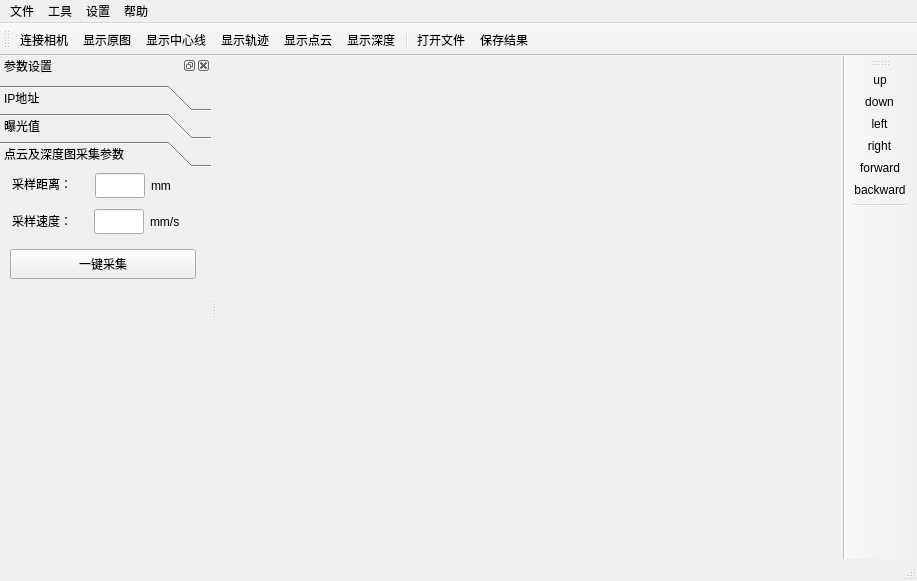
<?xml version="1.0" encoding="UTF-8"?>
<ui version="4.0">
 <class>MainWindow</class>
 <widget class="QMainWindow" name="MainWindow">
  <property name="geometry">
   <rect>
    <x>0</x>
    <y>0</y>
    <width>917</width>
    <height>581</height>
   </rect>
  </property>
  <property name="windowTitle">
   <string>MainWindow</string>
  </property>
  <widget class="QWidget" name="centralwidget">
   <layout class="QGridLayout" name="gridLayout_2">
    <item row="0" column="0">
     <widget class="QStackedWidget" name="stackedWidget">
      <property name="currentIndex">
       <number>1</number>
      </property>
      <widget class="QWidget" name="page_0_imgshow">
       <layout class="QGridLayout" name="gridLayout">
        <item row="1" column="0">
         <widget class="QLabel" name="imgShow">
          <property name="sizePolicy">
           <sizepolicy hsizetype="Ignored" vsizetype="Ignored">
            <horstretch>0</horstretch>
            <verstretch>0</verstretch>
           </sizepolicy>
          </property>
          <property name="text">
           <string/>
          </property>
         </widget>
        </item>
       </layout>
      </widget>
      <widget class="QWidget" name="page_2_pclshow">
       <layout class="QGridLayout" name="gridLayout_3">
        <item row="0" column="0">
         <widget class="QVTKOpenGLWidget" name="pclShow" native="true"/>
        </item>
       </layout>
      </widget>
     </widget>
    </item>
   </layout>
  </widget>
  <widget class="QMenuBar" name="menubar">
   <property name="geometry">
    <rect>
     <x>0</x>
     <y>0</y>
     <width>917</width>
     <height>28</height>
    </rect>
   </property>
   <widget class="QMenu" name="menu">
    <property name="title">
     <string>工具</string>
    </property>
    <addaction name="connectCam"/>
    <addaction name="showCam"/>
    <addaction name="showCenter"/>
    <addaction name="showTrajectory"/>
    <addaction name="showDepth"/>
    <addaction name="showPointCloud"/>
   </widget>
   <widget class="QMenu" name="menu_2">
    <property name="title">
     <string>文件</string>
    </property>
    <addaction name="openFile"/>
    <addaction name="saveFile"/>
   </widget>
   <widget class="QMenu" name="menu_3">
    <property name="title">
     <string>设置</string>
    </property>
    <addaction name="calibration"/>
    <addaction name="setParam"/>
    <addaction name="actionIP"/>
   </widget>
   <widget class="QMenu" name="menu_4">
    <property name="title">
     <string>帮助</string>
    </property>
   </widget>
   <addaction name="menu_2"/>
   <addaction name="menu"/>
   <addaction name="menu_3"/>
   <addaction name="menu_4"/>
  </widget>
  <widget class="QStatusBar" name="statusbar"/>
  <widget class="QToolBar" name="toolBar">
   <property name="windowTitle">
    <string>toolBar</string>
   </property>
   <property name="toolButtonStyle">
    <enum>Qt::ToolButtonTextUnderIcon</enum>
   </property>
   <attribute name="toolBarArea">
    <enum>TopToolBarArea</enum>
   </attribute>
   <attribute name="toolBarBreak">
    <bool>false</bool>
   </attribute>
   <addaction name="connectCam"/>
   <addaction name="showCam"/>
   <addaction name="showCenter"/>
   <addaction name="showTrajectory"/>
   <addaction name="showPointCloud"/>
   <addaction name="showDepth"/>
   <addaction name="separator"/>
   <addaction name="openFile"/>
   <addaction name="saveFile"/>
  </widget>
  <widget class="QDockWidget" name="dockWidget">
   <property name="sizePolicy">
    <sizepolicy hsizetype="MinimumExpanding" vsizetype="Preferred">
     <horstretch>0</horstretch>
     <verstretch>0</verstretch>
    </sizepolicy>
   </property>
   <property name="minimumSize">
    <size>
     <width>211</width>
     <height>338</height>
    </size>
   </property>
   <property name="styleSheet">
    <string notr="true">border-color: rgb(252, 233, 79);</string>
   </property>
   <property name="floating">
    <bool>false</bool>
   </property>
   <property name="windowTitle">
    <string>参数设置</string>
   </property>
   <attribute name="dockWidgetArea">
    <number>1</number>
   </attribute>
   <widget class="QWidget" name="dockWidgetContents">
    <widget class="QToolBox" name="toolBox">
     <property name="geometry">
      <rect>
       <x>0</x>
       <y>10</y>
       <width>211</width>
       <height>211</height>
      </rect>
     </property>
     <property name="currentIndex">
      <number>2</number>
     </property>
     <property name="tabSpacing">
      <number>2</number>
     </property>
     <widget class="QWidget" name="page">
      <property name="geometry">
       <rect>
        <x>0</x>
        <y>0</y>
        <width>211</width>
        <height>112</height>
       </rect>
      </property>
      <attribute name="label">
       <string>IP地址</string>
      </attribute>
      <widget class="QLineEdit" name="IpAddr">
       <property name="geometry">
        <rect>
         <x>10</x>
         <y>0</y>
         <width>112</width>
         <height>25</height>
        </rect>
       </property>
       <property name="sizePolicy">
        <sizepolicy hsizetype="Maximum" vsizetype="Fixed">
         <horstretch>0</horstretch>
         <verstretch>0</verstretch>
        </sizepolicy>
       </property>
       <property name="minimumSize">
        <size>
         <width>80</width>
         <height>0</height>
        </size>
       </property>
       <property name="maximumSize">
        <size>
         <width>120</width>
         <height>16777215</height>
        </size>
       </property>
       <property name="mouseTracking">
        <bool>false</bool>
       </property>
      </widget>
     </widget>
     <widget class="QWidget" name="page_2">
      <property name="geometry">
       <rect>
        <x>0</x>
        <y>0</y>
        <width>211</width>
        <height>112</height>
       </rect>
      </property>
      <attribute name="label">
       <string>曝光值</string>
      </attribute>
      <widget class="QLineEdit" name="exposureValue">
       <property name="geometry">
        <rect>
         <x>10</x>
         <y>0</y>
         <width>72</width>
         <height>25</height>
        </rect>
       </property>
       <property name="sizePolicy">
        <sizepolicy hsizetype="Fixed" vsizetype="Fixed">
         <horstretch>0</horstretch>
         <verstretch>0</verstretch>
        </sizepolicy>
       </property>
       <property name="maximumSize">
        <size>
         <width>72</width>
         <height>16777215</height>
        </size>
       </property>
       <property name="mouseTracking">
        <bool>false</bool>
       </property>
       <property name="toolTip">
        <string>20-65535</string>
       </property>
       <property name="layoutDirection">
        <enum>Qt::LeftToRight</enum>
       </property>
       <property name="text">
        <string/>
       </property>
      </widget>
      <widget class="QPushButton" name="applyBtn">
       <property name="geometry">
        <rect>
         <x>110</x>
         <y>0</y>
         <width>71</width>
         <height>25</height>
        </rect>
       </property>
       <property name="maximumSize">
        <size>
         <width>300</width>
         <height>30</height>
        </size>
       </property>
       <property name="text">
        <string>应用</string>
       </property>
       <property name="iconSize">
        <size>
         <width>16</width>
         <height>16</height>
        </size>
       </property>
      </widget>
     </widget>
     <widget class="QWidget" name="page_3">
      <attribute name="label">
       <string>点云及深度图采集参数</string>
      </attribute>
      <widget class="QLabel" name="labelDis">
       <property name="geometry">
        <rect>
         <x>12</x>
         <y>2</y>
         <width>75</width>
         <height>25</height>
        </rect>
       </property>
       <property name="minimumSize">
        <size>
         <width>0</width>
         <height>25</height>
        </size>
       </property>
       <property name="text">
        <string>采样距离：</string>
       </property>
      </widget>
      <widget class="QLabel" name="labelVel">
       <property name="geometry">
        <rect>
         <x>12</x>
         <y>39</y>
         <width>75</width>
         <height>25</height>
        </rect>
       </property>
       <property name="minimumSize">
        <size>
         <width>0</width>
         <height>25</height>
        </size>
       </property>
       <property name="text">
        <string>采样速度：</string>
       </property>
      </widget>
      <widget class="QPushButton" name="captureDepthBtn">
       <property name="geometry">
        <rect>
         <x>10</x>
         <y>80</y>
         <width>186</width>
         <height>30</height>
        </rect>
       </property>
       <property name="minimumSize">
        <size>
         <width>0</width>
         <height>25</height>
        </size>
       </property>
       <property name="maximumSize">
        <size>
         <width>16777215</width>
         <height>30</height>
        </size>
       </property>
       <property name="text">
        <string>一键采集</string>
       </property>
      </widget>
      <widget class="QLineEdit" name="sampleVel">
       <property name="geometry">
        <rect>
         <x>94</x>
         <y>40</y>
         <width>50</width>
         <height>25</height>
        </rect>
       </property>
       <property name="sizePolicy">
        <sizepolicy hsizetype="Fixed" vsizetype="Fixed">
         <horstretch>0</horstretch>
         <verstretch>0</verstretch>
        </sizepolicy>
       </property>
       <property name="minimumSize">
        <size>
         <width>50</width>
         <height>25</height>
        </size>
       </property>
       <property name="maximumSize">
        <size>
         <width>50</width>
         <height>25</height>
        </size>
       </property>
       <property name="toolTipDuration">
        <number>5</number>
       </property>
      </widget>
      <widget class="QLabel" name="labelMMS">
       <property name="geometry">
        <rect>
         <x>150</x>
         <y>40</y>
         <width>39</width>
         <height>25</height>
        </rect>
       </property>
       <property name="sizePolicy">
        <sizepolicy hsizetype="Fixed" vsizetype="Fixed">
         <horstretch>0</horstretch>
         <verstretch>0</verstretch>
        </sizepolicy>
       </property>
       <property name="minimumSize">
        <size>
         <width>0</width>
         <height>25</height>
        </size>
       </property>
       <property name="text">
        <string>mm/s</string>
       </property>
      </widget>
      <widget class="QLineEdit" name="sampleDis">
       <property name="geometry">
        <rect>
         <x>95</x>
         <y>4</y>
         <width>50</width>
         <height>25</height>
        </rect>
       </property>
       <property name="sizePolicy">
        <sizepolicy hsizetype="Fixed" vsizetype="Fixed">
         <horstretch>0</horstretch>
         <verstretch>0</verstretch>
        </sizepolicy>
       </property>
       <property name="minimumSize">
        <size>
         <width>50</width>
         <height>25</height>
        </size>
       </property>
       <property name="maximumSize">
        <size>
         <width>50</width>
         <height>25</height>
        </size>
       </property>
       <property name="toolTipDuration">
        <number>10</number>
       </property>
      </widget>
      <widget class="QLabel" name="labelMM">
       <property name="geometry">
        <rect>
         <x>151</x>
         <y>4</y>
         <width>26</width>
         <height>25</height>
        </rect>
       </property>
       <property name="sizePolicy">
        <sizepolicy hsizetype="Fixed" vsizetype="Fixed">
         <horstretch>0</horstretch>
         <verstretch>0</verstretch>
        </sizepolicy>
       </property>
       <property name="minimumSize">
        <size>
         <width>0</width>
         <height>25</height>
        </size>
       </property>
       <property name="text">
        <string>mm</string>
       </property>
      </widget>
     </widget>
    </widget>
   </widget>
  </widget>
  <widget class="QToolBar" name="toolBar_right">
   <property name="windowTitle">
    <string>toolBar_2</string>
   </property>
   <attribute name="toolBarArea">
    <enum>RightToolBarArea</enum>
   </attribute>
   <attribute name="toolBarBreak">
    <bool>false</bool>
   </attribute>
   <addaction name="actionup"/>
   <addaction name="actiondown"/>
   <addaction name="actionleft"/>
   <addaction name="actionright"/>
   <addaction name="actionforward"/>
   <addaction name="actionbackward"/>
   <addaction name="separator"/>
  </widget>
  <action name="connectCam">
   <property name="icon">
    <iconset>
     <selectedoff>:/toolbar_ico/icons/connect.png</selectedoff>
     <selectedon>:/toolbar_ico/icons/disconnect.png</selectedon>
    </iconset>
   </property>
   <property name="text">
    <string>连接相机</string>
   </property>
  </action>
  <action name="showCenter">
   <property name="icon">
    <iconset resource="ico.qrc">
     <normaloff>:/toolbar_ico/icons/centerline.png</normaloff>:/toolbar_ico/icons/centerline.png</iconset>
   </property>
   <property name="text">
    <string>显示中心线</string>
   </property>
  </action>
  <action name="openFile">
   <property name="icon">
    <iconset resource="ico.qrc">
     <normaloff>:/toolbar_ico/icons/folder-open.png</normaloff>:/toolbar_ico/icons/folder-open.png</iconset>
   </property>
   <property name="text">
    <string>打开文件</string>
   </property>
   <property name="shortcut">
    <string>Ctrl+O</string>
   </property>
  </action>
  <action name="saveFile">
   <property name="icon">
    <iconset resource="ico.qrc">
     <normaloff>:/toolbar_ico/icons/save.png</normaloff>:/toolbar_ico/icons/save.png</iconset>
   </property>
   <property name="text">
    <string>保存结果</string>
   </property>
   <property name="toolTip">
    <string>Ctrl+S保存当前图像</string>
   </property>
   <property name="shortcut">
    <string>Ctrl+S</string>
   </property>
  </action>
  <action name="showCam">
   <property name="icon">
    <iconset resource="ico.qrc">
     <normaloff>:/toolbar_ico/icons/srcimg.png</normaloff>:/toolbar_ico/icons/srcimg.png</iconset>
   </property>
   <property name="text">
    <string>显示原图</string>
   </property>
  </action>
  <action name="showTrajectory">
   <property name="icon">
    <iconset resource="ico.qrc">
     <normaloff>:/toolbar_ico/icons/contour.png</normaloff>:/toolbar_ico/icons/contour.png</iconset>
   </property>
   <property name="text">
    <string>显示轨迹</string>
   </property>
  </action>
  <action name="showDepth">
   <property name="icon">
    <iconset resource="ico.qrc">
     <normaloff>:/toolbar_ico/icons/range.png</normaloff>:/toolbar_ico/icons/range.png</iconset>
   </property>
   <property name="text">
    <string>显示深度</string>
   </property>
  </action>
  <action name="showPointCloud">
   <property name="icon">
    <iconset resource="ico.qrc">
     <normaloff>:/toolbar_ico/icons/pointcloud.png</normaloff>:/toolbar_ico/icons/pointcloud.png</iconset>
   </property>
   <property name="text">
    <string>显示点云</string>
   </property>
  </action>
  <action name="setParam">
   <property name="text">
    <string>参数设置</string>
   </property>
  </action>
  <action name="calibration">
   <property name="text">
    <string>一键标定</string>
   </property>
  </action>
  <action name="actionIP">
   <property name="text">
    <string>IP设置</string>
   </property>
  </action>
  <action name="actionup">
   <property name="icon">
    <iconset resource="ico.qrc">
     <normaloff>:/toolbar_ico/icons/views/up.png</normaloff>:/toolbar_ico/icons/views/up.png</iconset>
   </property>
   <property name="text">
    <string>up</string>
   </property>
   <property name="toolTip">
    <string>仰视图</string>
   </property>
  </action>
  <action name="actiondown">
   <property name="icon">
    <iconset resource="ico.qrc">
     <normaloff>:/toolbar_ico/icons/views/down.png</normaloff>:/toolbar_ico/icons/views/down.png</iconset>
   </property>
   <property name="text">
    <string>down</string>
   </property>
   <property name="toolTip">
    <string>俯视图</string>
   </property>
  </action>
  <action name="actionleft">
   <property name="icon">
    <iconset resource="ico.qrc">
     <normaloff>:/toolbar_ico/icons/views/left.png</normaloff>:/toolbar_ico/icons/views/left.png</iconset>
   </property>
   <property name="text">
    <string>left</string>
   </property>
   <property name="toolTip">
    <string>左视图</string>
   </property>
  </action>
  <action name="actionright">
   <property name="icon">
    <iconset resource="ico.qrc">
     <normaloff>:/toolbar_ico/icons/views/right.png</normaloff>:/toolbar_ico/icons/views/right.png</iconset>
   </property>
   <property name="text">
    <string>right</string>
   </property>
   <property name="toolTip">
    <string>右视图</string>
   </property>
  </action>
  <action name="actionforward">
   <property name="icon">
    <iconset resource="ico.qrc">
     <normaloff>:/toolbar_ico/icons/views/foward.png</normaloff>:/toolbar_ico/icons/views/foward.png</iconset>
   </property>
   <property name="text">
    <string>forward</string>
   </property>
   <property name="toolTip">
    <string>前视图</string>
   </property>
  </action>
  <action name="actionbackward">
   <property name="icon">
    <iconset resource="ico.qrc">
     <normaloff>:/toolbar_ico/icons/views/backward.png</normaloff>:/toolbar_ico/icons/views/backward.png</iconset>
   </property>
   <property name="text">
    <string>backward</string>
   </property>
   <property name="toolTip">
    <string>后视图</string>
   </property>
  </action>
 </widget>
 <customwidgets>
  <customwidget>
   <class>QVTKOpenGLWidget</class>
   <extends>QWidget</extends>
   <header>QVTKOpenGLWidget.h</header>
   <container>1</container>
  </customwidget>
 </customwidgets>
 <resources>
  <include location="ico.qrc"/>
 </resources>
 <connections/>
</ui>
